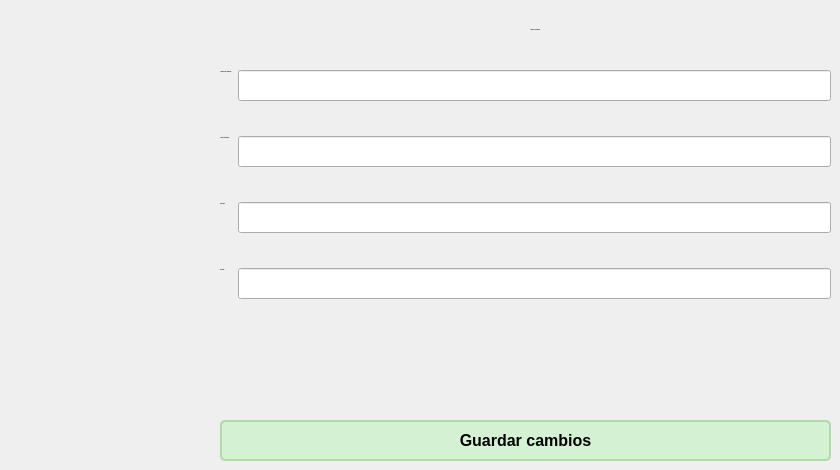
    <widget class="QWidget" name="page_empresa">
     <widget class="QWidget" name="formLayoutWidget">
      <property name="geometry">
       <rect>
        <x>220</x>
        <y>70</y>
        <width>611</width>
        <height>271</height>
       </rect>
      </property>
      <layout class="QFormLayout" name="formLayout">
       <property name="verticalSpacing">
        <number>35</number>
       </property>
       <item row="0" column="0">
        <widget class="QLabel" name="label_6">
         <property name="font">
          <font>
           <pointsize>-1</pointsize>
           <weight>75</weight>
           <bold>true</bold>
          </font>
         </property>
         <property name="autoFillBackground">
          <bool>false</bool>
         </property>
         <property name="text">
          <string>Nombre de la empresa:</string>
         </property>
         <property name="alignment">
          <set>Qt::AlignCenter</set>
         </property>
        </widget>
       </item>
       <item row="0" column="1">
        <widget class="QLineEdit" name="empresa_nombre_empresa">
         <property name="enabled">
          <bool>true</bool>
         </property>
         <property name="font">
          <font>
           <pointsize>14</pointsize>
          </font>
         </property>
         <property name="readOnly">
          <bool>true</bool>
         </property>
        </widget>
       </item>
       <item row="1" column="0">
        <widget class="QLabel" name="label_7">
         <property name="font">
          <font>
           <pointsize>-1</pointsize>
           <weight>75</weight>
           <bold>true</bold>
          </font>
         </property>
         <property name="autoFillBackground">
          <bool>false</bool>
         </property>
         <property name="text">
          <string>Correo electrónico: </string>
         </property>
         <property name="alignment">
          <set>Qt::AlignCenter</set>
         </property>
        </widget>
       </item>
       <item row="1" column="1">
        <widget class="QLineEdit" name="empresa_correo_electronico">
         <property name="font">
          <font>
           <pointsize>14</pointsize>
          </font>
         </property>
        </widget>
       </item>
       <item row="2" column="0">
        <widget class="QLabel" name="label_8">
         <property name="font">
          <font>
           <pointsize>-1</pointsize>
           <weight>75</weight>
           <bold>true</bold>
          </font>
         </property>
         <property name="autoFillBackground">
          <bool>false</bool>
         </property>
         <property name="text">
          <string>Dirección: </string>
         </property>
         <property name="alignment">
          <set>Qt::AlignCenter</set>
         </property>
        </widget>
       </item>
       <item row="2" column="1">
        <widget class="QLineEdit" name="empresa_direccion">
         <property name="font">
          <font>
           <pointsize>14</pointsize>
          </font>
         </property>
        </widget>
       </item>
       <item row="3" column="0">
        <widget class="QLabel" name="label_9">
         <property name="font">
          <font>
           <pointsize>-1</pointsize>
           <weight>75</weight>
           <bold>true</bold>
          </font>
         </property>
         <property name="autoFillBackground">
          <bool>false</bool>
         </property>
         <property name="text">
          <string>Teléfono: </string>
         </property>
         <property name="alignment">
          <set>Qt::AlignCenter</set>
         </property>
        </widget>
       </item>
       <item row="3" column="1">
        <widget class="QLineEdit" name="empresa_telefono">
         <property name="font">
          <font>
           <pointsize>14</pointsize>
          </font>
         </property>
        </widget>
       </item>
      </layout>
     </widget>
     <widget class="QPushButton" name="empresa_btn_guardar_cambios">
      <property name="geometry">
       <rect>
        <x>220</x>
        <y>420</y>
        <width>611</width>
        <height>41</height>
       </rect>
      </property>
      <property name="font">
       <font>
        <pointsize>-1</pointsize>
        <weight>75</weight>
        <bold>true</bold>
       </font>
      </property>
      <property name="styleSheet">
       <string notr="true">QPushButton {
    background-color: #D4F1D3; /* Verde pastel claro */
    color: #000000;           /* Texto negro */
    font-size: 16px;          /* Tamaño de letra */
    font-weight: bold;        /* Texto en negrita */
    border-radius: 5px;       /* Bordes redondeados */
    padding: 8px 12px;        /* Espaciado interno */
    border: 2px solid #AEDCA6; /* Borde verde más oscuro */
}

QPushButton:hover {
    background-color: #BEE9B5; /* Fondo más oscuro al pasar el mouse */
}

QPushButton:pressed {
    background-color: #A5D59A; /* Fondo aún más oscuro al presionar */
    border: 2px solid #8ABB82; /* Cambio de borde al presionar */
}

QPushButton:disabled {
    background-color: #F0F5EF; /* Fondo gris verdoso para botones desactivados */
    color: #A0A0A0;           /* Texto gris claro */
    border: 2px solid #C6D3C2; /* Borde gris verdoso */
}</string>
      </property>
      <property name="text">
       <string>Guardar cambios</string>
      </property>
     </widget>
     <widget class="QLabel" name="label_13">
      <property name="geometry">
       <rect>
        <x>430</x>
        <y>20</y>
        <width>211</width>
        <height>20</height>
       </rect>
      </property>
      <property name="font">
       <font>
        <pointsize>-1</pointsize>
        <weight>75</weight>
        <bold>true</bold>
       </font>
      </property>
      <property name="autoFillBackground">
       <bool>false</bool>
      </property>
      <property name="text">
       <string>Datos de la empresa</string>
      </property>
      <property name="alignment">
       <set>Qt::AlignCenter</set>
      </property>
     </widget>
    </widget>
